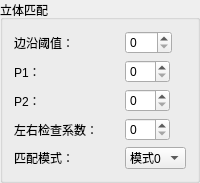
             <widget class="QGroupBox" name="groupBox_20">
              <property name="title">
               <string>立体匹配</string>
              </property>
              <layout class="QGridLayout" name="gridLayout_22">
               <property name="spacing">
                <number>6</number>
               </property>
               <item row="5" column="1">
                <widget class="QComboBox" name="comboBox_match_mode">
                 <property name="sizePolicy">
                  <sizepolicy hsizetype="Preferred" vsizetype="Fixed">
                   <horstretch>0</horstretch>
                   <verstretch>0</verstretch>
                  </sizepolicy>
                 </property>
                 <property name="minimumSize">
                  <size>
                   <width>60</width>
                   <height>22</height>
                  </size>
                 </property>
                 <item>
                  <property name="text">
                   <string>模式0</string>
                  </property>
                 </item>
                 <item>
                  <property name="text">
                   <string>模式1</string>
                  </property>
                 </item>
                 <item>
                  <property name="text">
                   <string>关闭</string>
                  </property>
                 </item>
                </widget>
               </item>
               <item row="0" column="0">
                <widget class="QLabel" name="label_56">
                 <property name="text">
                  <string>边沿阈值：</string>
                 </property>
                </widget>
               </item>
               <item row="2" column="1">
                <widget class="QSpinBox" name="spinBox_match_P2">
                 <property name="sizePolicy">
                  <sizepolicy hsizetype="Maximum" vsizetype="Fixed">
                   <horstretch>0</horstretch>
                   <verstretch>0</verstretch>
                  </sizepolicy>
                 </property>
                 <property name="minimumSize">
                  <size>
                   <width>45</width>
                   <height>22</height>
                  </size>
                 </property>
                </widget>
               </item>
               <item row="0" column="1">
                <widget class="QSpinBox" name="spinBox_match_edge_th">
                 <property name="sizePolicy">
                  <sizepolicy hsizetype="Maximum" vsizetype="Fixed">
                   <horstretch>0</horstretch>
                   <verstretch>0</verstretch>
                  </sizepolicy>
                 </property>
                 <property name="minimumSize">
                  <size>
                   <width>45</width>
                   <height>22</height>
                  </size>
                 </property>
                 <property name="maximum">
                  <number>255</number>
                 </property>
                </widget>
               </item>
               <item row="3" column="0">
                <widget class="QLabel" name="label_57">
                 <property name="text">
                  <string>左右检查系数：</string>
                 </property>
                </widget>
               </item>
               <item row="1" column="0">
                <widget class="QLabel" name="label_58">
                 <property name="text">
                  <string>P1：</string>
                 </property>
                </widget>
               </item>
               <item row="2" column="0">
                <widget class="QLabel" name="label_59">
                 <property name="text">
                  <string>P2：</string>
                 </property>
                </widget>
               </item>
               <item row="3" column="1">
                <widget class="QSpinBox" name="spinBox_match_check_th">
                 <property name="sizePolicy">
                  <sizepolicy hsizetype="Maximum" vsizetype="Fixed">
                   <horstretch>0</horstretch>
                   <verstretch>0</verstretch>
                  </sizepolicy>
                 </property>
                 <property name="minimumSize">
                  <size>
                   <width>45</width>
                   <height>22</height>
                  </size>
                 </property>
                </widget>
               </item>
               <item row="1" column="1">
                <widget class="QSpinBox" name="spinBox_match_P1">
                 <property name="sizePolicy">
                  <sizepolicy hsizetype="Maximum" vsizetype="Fixed">
                   <horstretch>0</horstretch>
                   <verstretch>0</verstretch>
                  </sizepolicy>
                 </property>
                 <property name="minimumSize">
                  <size>
                   <width>45</width>
                   <height>22</height>
                  </size>
                 </property>
                </widget>
               </item>
               <item row="5" column="0">
                <widget class="QLabel" name="label_60">
                 <property name="sizePolicy">
                  <sizepolicy hsizetype="Preferred" vsizetype="Preferred">
                   <horstretch>0</horstretch>
                   <verstretch>0</verstretch>
                  </sizepolicy>
                 </property>
                 <property name="text">
                  <string>匹配模式：</string>
                 </property>
                </widget>
               </item>
              </layout>
             </widget>
